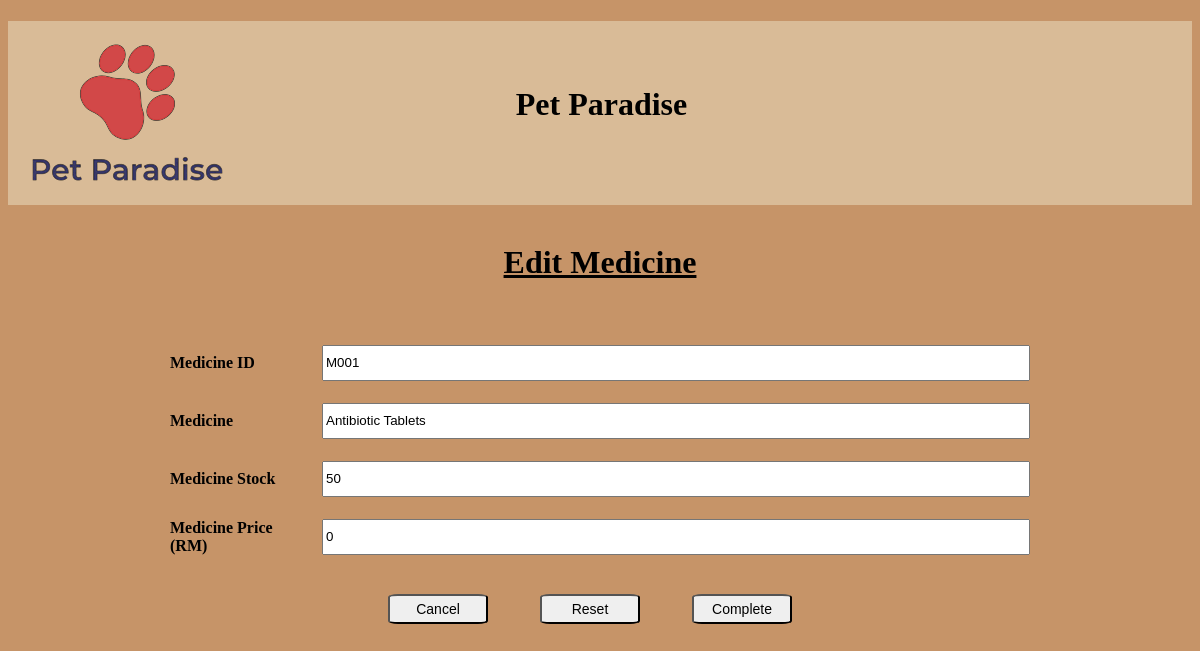
Screenshot of /editmedicine.php?id=M001 with the database file from the repository.
### tables this page shows
CREATE TABLE `medicine` (
  `medicine_id` varchar(4) NOT NULL,
  `medicine_name` text NOT NULL,
  `medicine_stock` int(11) NOT NULL,
  `medicine_desc` text NOT NULL,
  `medicine_price` int(11) NOT NULL
);

### editmedicine.php (the view, shortened to what this page needs)
<!DOCTYPE html>
<html lang="en">
<head>
</head>
    <?php
        include "dbcon.php";
        include "header2.php";
    ?>
    <br>
    <b><h1 style="text-align:center; padding-bottom: 10px;"><u>Edit Medicine</u></h1></b>
    <?php
        $id = $_GET['id'];
        $query = "SELECT * FROM medicine where medicine_id = '$id'";
        $result = mysqli_query($connection,$query);
        while ($row = mysqli_fetch_assoc($result)){
            $id = $row['medicine_id'];
            $name = $row['medicine_name'];
            $stock = $row['medicine_stock'];
            $price = $row['medicine_price'];
        }
    ?>
    <form action="#" method="post">
        <table class="center" style="padding-top: 20px">
            <tr>
                <td style="font-weight: bold; border: none">Medicine ID</td>
                <td style="border: none;"><input type="text" name="medicineid" id="user-input" value="<?php echo $id; ?>" readonly /></td>
            </tr>
            <tr>
                <td style="font-weight: bold; border: none">Medicine</td>
                <td style="border: none;"><input type="text" name="medicine" id="user-input" value="<?php echo $name; ?>" /></td>
            </tr>
            <tr>
                <td style="font-weight: bold; border: none">Medicine Stock</td>
                <td style="border: none;"><input type="number" name="stock" id="user-input" value="<?php echo $stock; ?>" /></td>
            </tr>
            <tr>
                <td style="font-weight: bold; border: none">Medicine Price (RM)</td>
                <td style="border: none;"><input type="text" name="price" id="user-input" value="<?php echo $price; ?>" /></td>
            </tr>
        </table>
        <table class="center" style="padding-top: 10px" >
            <tr>
                <td style="border: none;"><input type="button" value="Cancel" onclick="window.open('WHmanagemedicine.php','_self')">
                <td style="border: none;"><input type="reset" name="reset" value="Reset"></td>
                <td style="border: none;"><input type="submit" name="submit" value="Complete"></td>
            </tr>
        </table>
    </form>
</body>
</html>

### editmedicine.php (style rules this page uses)
body { background-color: #C69468; }
#user-input { height: 30px; width: 700px; }
td { padding: 10px; border-collapse: collapse; border: 1px solid black; width: 130px; text-align: left; }
.center { margin-left: auto; margin-right: auto; }
input[type=submit],input[type=reset],input[type=button] { width: 100px; height: 30px; margin: 5px; border-radius: 10%; font-size: 14px; }
form { margin: 0 auto; text-align: center; }

### rows the page displays
medicine: medicineid "M001", medicine "Antibiotic Tablets", stock "50", price "0"
